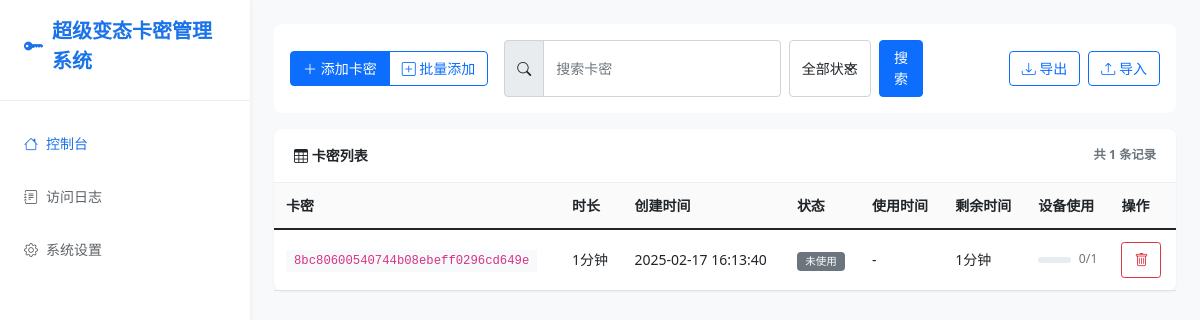
The page / on the database its author committed.
### app.py (models this page shows, shortened)
class Card(db.Model):
    id = db.Column(db.Integer, primary_key=True)
    card_key = db.Column(db.String(32), unique=True, nullable=False)
    minutes = db.Column(db.Integer, nullable=False)
    created_at = db.Column(db.DateTime, nullable=False, default=datetime.now)
    is_used = db.Column(db.Boolean, default=False)
    used_at = db.Column(db.DateTime, nullable=True)
    device_id = db.Column(db.String(500), nullable=True)  # 存储多个设备ID，用逗号分隔
    max_devices = db.Column(db.Integer, default=1)  # 最大允许设备数量
    def get_devices(self):
        return self.device_id.split(',') if self.device_id else []

### app.py (the view, shortened to what this page needs)
@app.route('/')
def index():
    try:
        page = request.args.get('page', 1, type=int)
        per_page = settings.get('per_page', 10)
        status = request.args.get('status')
        search = request.args.get('search', '').strip()
        query = Card.query
        current_time = datetime.now()
        if search:
            query = query.filter(Card.card_key.like(f'%{search}%'))
        query = query.order_by(Card.created_at.desc())
        pagination = query.paginate(page=page, per_page=per_page, error_out=False)
        cards = pagination.items if pagination else []
        return render_template('index.html',
                             cards=cards,
                             pagination=pagination,
                             status=status,
                             search=search,
                             settings=settings.settings)
    except Exception as e:
        logger.error(f"访问首页出错: {str(e)}", exc_info=True)
        return render_template('index.html',
                             cards=[],
                             pagination=None,
                             status=status,
                             search=search,
                             error="获取卡密列表失败",
                             settings=settings.settings)

### app.py (called while the page is built, shortened)
@app.before_request
def log_request():
    try:
        card_operations = {
            '/api/verify_card': '验证卡密',
            '/add_card': '添加卡密',
            '/delete_card': '删除卡密',
            '/import_cards': '导入卡密',
            '/export_cards': '导出卡密'
        }
    except Exception as e:
        error_logger.error(f"记录访问日志出错: {str(e)}", exc_info=True)

@app.after_request
def update_log_status(response):
    try:
        if hasattr(g, 'log_id'):
            log = AccessLog.query.get(g.log_id)
            if log:
                log.status_code = response.status_code
                db.session.commit()
    except Exception as e:
        error_logger.error(f"更新日志状态出错: {str(e)}", exc_info=True)
    return response

    def get(self, key, default=None):
        return self.settings.get(key, default)

### templates/index.html (shortened to what this page needs)
{% extends "base.html" %}
{% block content %}
<div class="toolbar">
    <div class="toolbar-item">
        <div class="btn-group">
            <button type="button" class="btn btn-primary" data-bs-toggle="modal" data-bs-target="#addCardModal">
                <i class="bi bi-plus-lg"></i> 添加卡密
            </button>
            <button type="button" class="btn btn-outline-primary" data-bs-toggle="modal" data-bs-target="#addBulkCardsModal">
                <i class="bi bi-plus-square"></i> 批量添加
            </button>
        </div>
    </div>
    <div class="toolbar-item flex-grow-1">
        <form action="{{ url_for('index') }}" method="GET" class="d-flex gap-2">
            <div class="input-group">
                <span class="input-group-text"><i class="bi bi-search"></i></span>
                <input type="text" class="form-control" name="search" placeholder="搜索卡密" value="{{ search }}">
            </div>
            <select class="form-select" name="status" style="width: auto;">
                <option value="">全部状态</option>
            </select>
            <button type="submit" class="btn btn-primary">搜索</button>
        </form>
    </div>
    <div class="toolbar-item">
        <a href="{{ url_for('export_cards') }}" class="btn btn-outline-primary">
            <i class="bi bi-download"></i> 导出
        </a>
        <button type="button" class="btn btn-outline-primary" data-bs-toggle="modal" data-bs-target="#importCardsModal">
            <i class="bi bi-upload"></i> 导入
        </button>
    </div>
</div>
<div class="card">
    <div class="card-header d-flex justify-content-between align-items-center">
        <span><i class="bi bi-table"></i> 卡密列表</span>
        <small class="text-muted">共 {{ pagination.total }} 条记录</small>
    </div>
    <div class="table-responsive">
        <table class="table table-hover">
            <thead>
                <tr>
                    <th>卡密</th>
                    <th>时长</th>
                    <th>创建时间</th>
                    <th>状态</th>
                    <th>使用时间</th>
                    <th>剩余时间</th>
                    <th>设备使用</th>
                    <th>操作</th>
                </tr>
            </thead>
            <tbody>
                {% if cards %}
                    {% for card in cards %}
                    <tr>
                        <td><code class="bg-light px-2 py-1">{{ card.card_key }}</code></td>
                        <td>{{ card.minutes }}分钟</td>
                        <td>{{ card.created_at.strftime('%Y-%m-%d %H:%M:%S') }}</td>
                        <td>
                            {% if not card.is_used %}
                                <span class="badge bg-secondary">未使用</span>
                            {% endif %}
                        </td>
                        <td>{{ card.used_at.strftime('%Y-%m-%d %H:%M:%S') if card.used_at else '-' }}</td>
                        <td>
                            {% if card.is_used %}
                                {% set remaining = card._calculate_remaining_minutes() %}
                                {% if remaining > 0 %}
                                    <span class="text-success">{{ remaining }}分钟</span>
                                {% else %}
                                    <span class="text-danger">已过期</span>
                                {% endif %}
                            {% else %}
                                {{ card.minutes }}分钟
                            {% endif %}
                        </td>
                        <td>
                            <div class="d-flex align-items-center">
                                <div class="progress flex-grow-1" style="height: 6px;">
                                    {% set device_count = card.get_devices()|length %}
                                    {% set percentage = (device_count / card.max_devices * 100)|int %}
                                </div>
                                <small class="ms-2 text-muted">{{ device_count }}/{{ card.max_devices }}</small>
                            </div>
                        </td>
                        <td>
                            <form action="{{ url_for('delete_card', card_id=card.id) }}" method="POST" class="d-inline">
                                <button type="submit" class="btn btn-sm btn-outline-danger" onclick="return confirm('确定要删除这个卡密吗？')">
                                    <i class="bi bi-trash"></i>
                                </button>
                            </form>
                        </td>
                    </tr>
                    {% endfor %}
                {% endif %}
            </tbody>
        </table>
    </div>
</div>
{% endblock %}

### templates/base.html (style rules this page uses)
:root { --primary-color: #1a73e8; --secondary-color: #5f6368; --success-color: #34a853; --warning-color: #fbbc05; --danger-color: #ea4335; --background-color: #f8f9fa; --sidebar-width: 250px; --header-height: 60px; --card-bg: #fff; }
body { background-color: var(--background-color); font-size: 0.875rem; }
.card { border: none; box-shadow: 0 1px 3px rgba(0,0,0,0.05); margin-bottom: 1rem; border-radius: 0.5rem; }
.card-header { background: none; padding: 1rem 1.25rem; border-bottom: 1px solid #eee; font-weight: 600; }
.form-control, .form-select, .btn { font-size: 0.875rem; padding: 0.4rem 0.75rem; }
.input-group-text { font-size: 0.875rem; padding: 0.4rem 0.75rem; }
.table { font-size: 0.875rem; margin-bottom: 0; }
.table th { font-weight: 600; background: #fafafa; padding: 0.75rem; }
.table td { padding: 0.75rem; vertical-align: middle; }
.badge { padding: 0.4em 0.8em; font-weight: 500; }
.toolbar { background: var(--card-bg); padding: 1rem; border-radius: 0.5rem; margin-bottom: 1rem; display: flex; gap: 1rem; align-items: center; }
.toolbar-item { display: flex; align-items: center; gap: 0.5rem; }

### rows shown on the page
Card: card_key "8bc80600540744b08ebeff0296cd649e", minutes "1", created_at "2025-02-17 16:13:40", shows "未使用", used_at "-", is_used "0", max_devices "1"

### other values the page prints
{{ settings.site_name }} "超级变态卡密管理系统"
{{ pagination.total }} "1"
